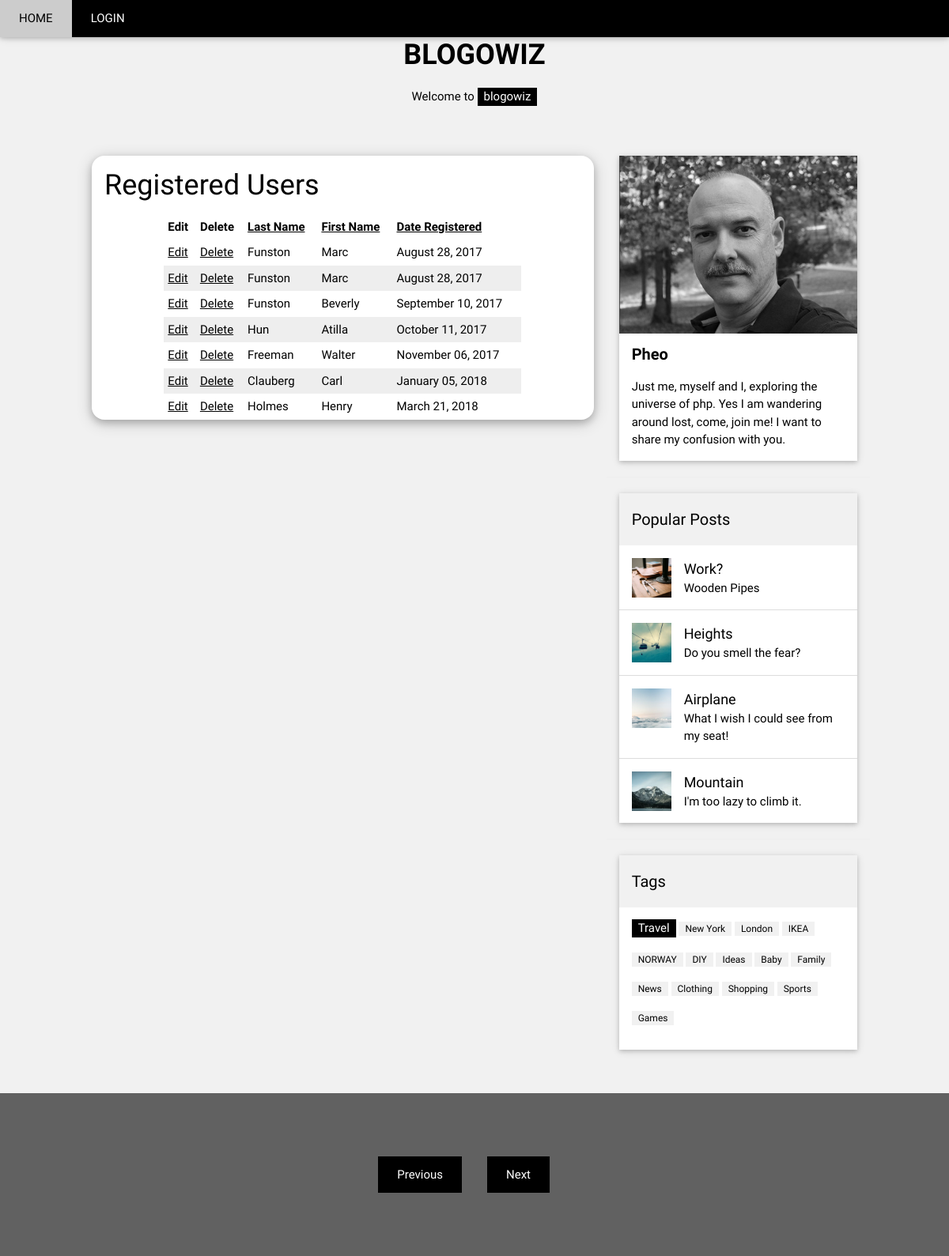
The app's page /view_users.php with its own data.
### tables this page shows
CREATE TABLE users (
user_id TINYINT UNSIGNED NOT NULL AUTO_INCREMENT,
first_name VARCHAR(20),
last_name VARCHAR(40),
admin BOOL,
user_name VARCHAR(40) NOT NULL,
email VARCHAR(60) NOT NULL,
password VARCHAR(40) NOT NULL,
registration_date DATETIME NOT NULL,
PRIMARY KEY (user_id)
);

### view_users.php (the view, shortened to what this page needs)
<?php
include ('includes/head.php');
echo "   <div class=\"w3-card-4 w3-margin w3-white w3-round-xlarge\">\n";
echo "       <div class=\"w3-container\">\n";
echo '          <h1>Registered Users</h1>';
require ('includes/mysqli_connect.php');
$display = 10;
if (isset($_GET['s']) && is_numeric($_GET['s'])) {
	$start = $_GET['s'];
} else {
	$start = 0;
}
$sort = (isset($_GET['sort'])) ? $_GET['sort'] : 'rd';
switch ($sort) {
	case 'rd':
		$order_by = 'registration_date ASC';
		break;
}
$q = "SELECT last_name, first_name, DATE_FORMAT(registration_date, '%M %d, %Y') AS dr, user_id FROM users ORDER BY $order_by LIMIT $start, $display";
$r = @mysqli_query ($dbc, $q);
echo '<table align="center" cellspacing="0" cellpadding="5" width="75%">
<tr>
	<td align="left"><b>Edit</b></td>
	<td align="left"><b>Delete</b></td>
	<td align="left"><b><a href="view_users.php?sort=ln">Last Name</a></b></td>
	<td align="left"><b><a href="view_users.php?sort=fn">First Name</a></b></td>
	<td align="left"><b><a href="view_users.php?sort=rd">Date Registered</a></b></td>
</tr>
';
$bg = '#eeeeee';
while ($row = mysqli_fetch_array($r, MYSQLI_ASSOC)) {
	$bg = ($bg=='#eeeeee' ? '#ffffff' : '#eeeeee');
		echo '<tr bgcolor="' . $bg . '">
		<td align="left"><a href="edit_user.php?id=' . $row['user_id'] . '">Edit</a></td>
		<td align="left"><a href="delete_user.php?id=' . $row['user_id'] . '">Delete</a></td>
		<td align="left">' . $row['last_name'] . '</td>
		<td align="left">' . $row['first_name'] . '</td>
		<td align="left">' . $row['dr'] . '</td>
	</tr>
	';
}
echo '</table>';
echo"       </div>\n";
echo"   </div>\n";
include ('includes/footer.php');
?>

### includes/head.php (shortened to what this page needs)
<!DOCTYPE html>
<html>
<link rel="stylesheet" href="style/w3.css">
<head>
</head>
<body class="w3-light-grey">
 <div class="w3-top">
        <div class="w3-bar w3-black w3-card">
            <a href="index.php" class="w3-bar-item w3-button w3-padding-large">HOME</a>
            <a href="login.php" class="w3-bar-item w3-button w3-padding-large w3-hide-small">LOGIN</a>
        </div>
    </div>
<div class="w3-content" style="max-width:1000px">
<header class="w3-container w3-center w3-padding-32">
  <h1><b>BLOGOWIZ</b></h1>
  <p>Welcome to <span class="w3-tag">blogowiz</span></p>
</header>
<div class="w3-row">
<div class="w3-col l8 s12">

### includes/footer.php (shortened to what this page needs)
</div>
<div class="w3-col l4">
  <div class="w3-card w3-margin w3-margin-top">
  <img src="images/img_me.jpg" style="width:100%">
    <div class="w3-container w3-white">
      <h4><b>Pheo</b></h4>
      <p>Just me, myself and I, exploring the universe of php. Yes I am wandering around lost, come, join me! I want to share my confusion with you.</p>
    </div>
  </div><hr>
  <div class="w3-card w3-margin">
    <div class="w3-container w3-padding">
      <h4>Popular Posts</h4>
    </div>
    <ul class="w3-ul w3-hoverable w3-white">
      <li class="w3-padding-16">
        <img src="images/workshop.jpg" alt="Image" class="w3-left w3-margin-right" style="width:50px">
        <span class="w3-large">Work?</span><br>
        <span>Wooden Pipes</span>
      </li>
      <li class="w3-padding-16">
        <img src="images/gondol.jpg" alt="Image" class="w3-left w3-margin-right" style="width:50px">
        <span class="w3-large">Heights</span><br>
        <span>Do you smell the fear?</span>
      </li>
      <li class="w3-padding-16">
        <img src="images/skies.jpg" alt="Image" class="w3-left w3-margin-right" style="width:50px">
        <span class="w3-large">Airplane</span><br>
        <span>What I wish I could see from my seat!</span>
      </li>
      <li class="w3-padding-16 w3-hide-medium w3-hide-small">
        <img src="images/rock.jpg" alt="Image" class="w3-left w3-margin-right" style="width:50px">
        <span class="w3-large">Mountain</span><br>
        <span>I'm too lazy to climb it.</span>
      </li>
    </ul>
  </div>
  <hr>
  <div class="w3-card w3-margin">
    <div class="w3-container w3-padding">
      <h4>Tags</h4>
    </div>
    <div class="w3-container w3-white">
    <p><span class="w3-tag w3-black w3-margin-bottom">Travel</span> <span class="w3-tag w3-light-grey w3-small w3-margin-bottom">New York</span> <span class="w3-tag w3-light-grey w3-small w3-margin-bottom">London</span>
      <span class="w3-tag w3-light-grey w3-small w3-margin-bottom">IKEA</span> <span class="w3-tag w3-light-grey w3-small w3-margin-bottom">NORWAY</span> <span class="w3-tag w3-light-grey w3-small w3-margin-bottom">DIY</span>
      <span class="w3-tag w3-light-grey w3-small w3-margin-bottom">Ideas</span> <span class="w3-tag w3-light-grey w3-small w3-margin-bottom">Baby</span> <span class="w3-tag w3-light-grey w3-small w3-margin-bottom">Family</span>
      <span class="w3-tag w3-light-grey w3-small w3-margin-bottom">News</span> <span class="w3-tag w3-light-grey w3-small w3-margin-bottom">Clothing</span> <span class="w3-tag w3-light-grey w3-small w3-margin-bottom">Shopping</span>
      <span class="w3-tag w3-light-grey w3-small w3-margin-bottom">Sports</span> <span class="w3-tag w3-light-grey w3-small w3-margin-bottom">Games</span>
    </p>
    </div>
  </div>
</div>
</div><br>
</div>
<footer class="w3-container w3-dark-grey w3-padding-32 w3-margin-top">
<footer class="w3-container w3-dark-grey w3-padding-32 w3-margin-top">
<div class="w3-row">
    <div class="w3-half w3-container">
        <form action="index.php" method="post">
            <button class="w3-button w3-black w3-padding-large w3-margin-bottom w3-right" input type="submit" name="submit" value="Next" />Previous</button>
        </form>
    </div>
    <div class="w3-half w3-container">
        <form action="index.php" method="post">
            <button class="w3-button w3-black w3-padding-large w3-margin-bottom" input type="submit" name="submit" value="Next" />Next</button>
        </form>
    </div>
</div>
</footer>
</body>
</html>

### style/w3.css (style rules this page uses)
html { box-sizing:border-box }
*,*:before,*:after { box-sizing:inherit }
html { -ms-text-size-adjust:100%;-webkit-text-size-adjust:100% }
body { margin:0 }
article,aside,details,figcaption,figure,footer,header,main,menu,nav,section,summary { display:block }
a { background-color:transparent;-webkit-text-decoration-skip:objects }
img { border-style:none }
hr { box-sizing:content-box;height:0;overflow:visible }
button,input,select,textarea { font:inherit;margin:0 }
button,input { overflow:visible }
button,select { text-transform:none }
button,html [type=button],[type=reset],[type=submit] { -webkit-appearance:button }
html,body { font-family:Verdana,sans-serif;font-size:15px;line-height:1.5 }
html { overflow-x:hidden }
h1 { font-size:36px }
h4 { font-size:20px }
h1,h2,h3,h4,h5,h6 { font-family:"Segoe UI",Arial,sans-serif;font-weight:400;margin:10px 0 }
hr { border:0;border-top:1px solid #eee;margin:20px 0 }
img { vertical-align:middle }
a { color:inherit }
.w3-btn,.w3-button { border:none;display:inline-block;padding:8px 16px;vertical-align:middle;overflow:hidden;text-decoration:none;color:inherit;background-color:inherit;text-align:center;cursor:pointer;white-space:nowrap }
.w3-btn,.w3-button { -webkit-touch-callout:none;-webkit-user-select:none;-khtml-user-select:none;-moz-user-select:none;-ms-user-select:none;user-select:none }
.w3-badge,.w3-tag { background-color:#000;color:#fff;display:inline-block;padding-left:8px;padding-right:8px;text-align:center }
.w3-ul { list-style-type:none;padding:0;margin:0 }
.w3-ul li { padding:8px 16px;border-bottom:1px solid #ddd }
.w3-ul li:last-child { border-bottom:none }
.w3-bar { width:100%;overflow:hidden }
.w3-bar .w3-bar-item { padding:8px 16px;float:left;width:auto;border:none;display:block;outline:0 }
.w3-bar .w3-button { white-space:normal }
.w3-container:after,.w3-container:before,.w3-panel:after,.w3-panel:before,.w3-row:after,.w3-row:before,.w3-row-padding:after,.w3-row-padding:before, .w3-cell-row:before,.w3-cell-row:after,.w3-clear:after,.w3-clear:before,.w3-bar:before,.w3-bar:after { content:"";display:table;clear:both }
.w3-col,.w3-half,.w3-third,.w3-twothird,.w3-threequarter,.w3-quarter { float:left;width:100% }
.w3-col.s12 { width:99.99999% }
@media (min-width:601px) { .w3-col.m6,.w3-half { width:49.99999% } }
@media (min-width:993px) { .w3-col.l4 { width:33.33333% } }
@media (min-width:993px) { .w3-col.l8 { width:66.66666% } }
.w3-content { max-width:980px;margin:auto }
.w3-top,.w3-bottom { position:fixed;width:100%;z-index:1 }
.w3-top { top:0 }
.w3-round-xlarge { border-radius:16px }
.w3-container,.w3-panel { padding:0.01em 16px }
.w3-card,.w3-card-2 { box-shadow:0 2px 5px 0 rgba(0,0,0,0.16),0 2px 10px 0 rgba(0,0,0,0.12) }
.w3-card-4,.w3-hover-shadow:hover { box-shadow:0 4px 10px 0 rgba(0,0,0,0.2),0 4px 20px 0 rgba(0,0,0,0.19) }
.w3-small { font-size:12px!important }
.w3-large { font-size:18px!important }
.w3-center { text-align:center!important }
.w3-margin { margin:16px!important }
.w3-margin-top { margin-top:16px!important }
.w3-margin-bottom { margin-bottom:16px!important }
.w3-margin-right { margin-right:16px!important }
.w3-padding { padding:8px 16px!important }
.w3-padding-large { padding:12px 24px!important }
.w3-padding-16 { padding-top:16px!important;padding-bottom:16px!important }
.w3-padding-32 { padding-top:32px!important;padding-bottom:32px!important }
.w3-left { float:left!important }
.w3-right { float:right!important }
.w3-white,.w3-hover-white:hover { color:#000!important;background-color:#fff!important }
.w3-black,.w3-hover-black:hover { color:#fff!important;background-color:#000!important }
.w3-light-grey,.w3-hover-light-grey:hover,.w3-light-gray,.w3-hover-light-gray:hover { color:#000!important;background-color:#f1f1f1!important }
.w3-dark-grey,.w3-hover-dark-grey:hover,.w3-dark-gray,.w3-hover-dark-gray:hover { color:#fff!important;background-color:#616161!important }

### includes/head.php (style rules this page uses)
body,h1,h2,h3,h4,h5 { font-family: "Raleway", sans-serif }

### records on screen
users: last_name "Funston", first_name "Marc", dr "August 28, 2017"
users: last_name "Funston", first_name "Marc", dr "August 28, 2017"
users: last_name "Funston", first_name "Beverly", dr "September 10, 2017"
users: last_name "Hun", first_name "Atilla", dr "October 11, 2017"
users: last_name "Freeman", first_name "Walter", dr "November 06, 2017"
users: last_name "Clauberg", first_name "Carl", dr "January 05, 2018"
users: last_name "Holmes", first_name "Henry", dr "March 21, 2018"
